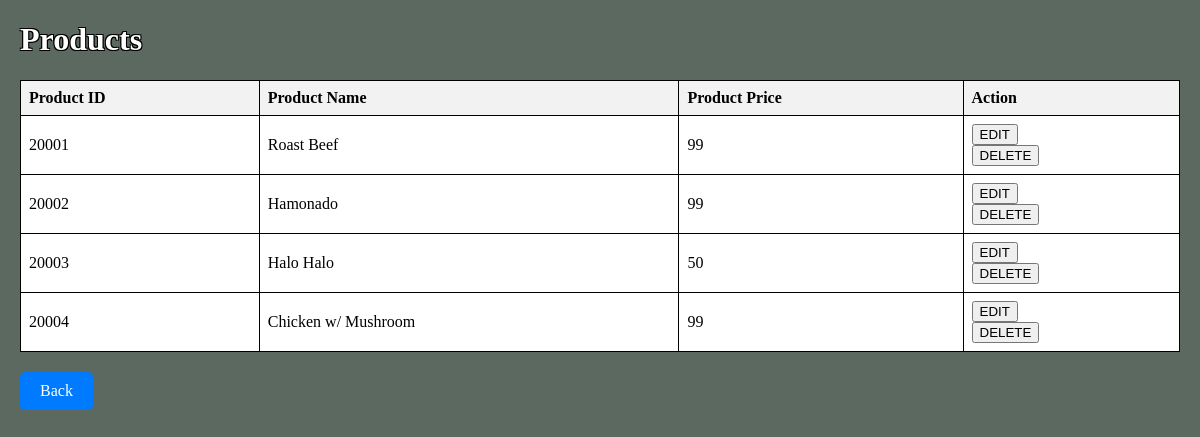
Page /adminViewProducts.php (signed in) on the committed database.
### tables this page shows
CREATE TABLE `product` (
  `PROD_ID` int(9) NOT NULL,
  `PROD_NAME` varchar(30) NOT NULL,
  `PROD_PRICE` double(9,2) NOT NULL,
  `PROD_AVAIL` int(2) NOT NULL,
  `PROD_CATEGORY` varchar(30) NOT NULL,
  `PROD_DATETIME` timestamp NOT NULL DEFAULT current_timestamp() ON UPDATE current_timestamp()
);

### adminViewProducts.php (the view, shortened to what this page needs)
<?php
require "amfcConx.php";
?>
<!DOCTYPE html>
<html lang="en">
<head>
</head>
<body>
<h1>Products</h1>
<table border="1">
    <thead>
        <tr>
            <th>Product ID</th>
            <th>Product Name</th>
            <th>Product Price</th>
            <th>Action</th>
        </tr>
    </thead>
    <tbody>
        <?php
        try {
            $sql = "SELECT * FROM product";
            $stmt = $pdo->query($sql);
            while ($row = $stmt->fetch(PDO::FETCH_ASSOC)) {
                echo "<tr>";
                echo "<td>" . $row['PROD_ID'] . "</td>";
                echo "<td>" . $row['PROD_NAME'] . "</td>";
                echo "<td>" . $row['PROD_PRICE'] . "</td>";
                echo "<td>";
                echo "<form method='POST' action='adminProdEdit.php'>";
                echo "<input type='submit' name='edit-button' value='EDIT'>";
                echo "</form>";
                echo "<form method='POST' action='adminProdDelete.php' onsubmit='return confirm(\"Are you sure you want to delete this product?\")'>";
                echo "<input type='submit' name='delete-button' value='DELETE'>";
                echo "</form>";
                echo "</td>";
                echo "</tr>";
            }
        } catch(PDOException $e) {
            echo "Error: " . $e->getMessage();
        }
        ?>
    </tbody>
</table>
<a href="adminProd.php" class="back-button">Back</a>
</body>
</html>

### adminViewProducts.php (style rules this page uses)
body { background-color: #5c6961; margin: 20px; }
table { background-color: white; border-collapse: collapse; width: 100%; }
h1 { color: white; text-shadow: -1px -1px 0 #000, 1px -1px 0 #000, -1px 1px 0 #000, 1px 1px 0 #000; }
th, td { border: 1px solid black; padding: 8px; text-align: left; }
th { background-color: #f2f2f2; }
.back-button { display: inline-block; margin-top: 20px; text-decoration: none; background-color: #007bff; color: white; padding: 10px 20px; border-radius: 5px; }

### rows in the picture
product: PROD_ID "20001", PROD_NAME "Roast Beef", PROD_PRICE "99"
product: PROD_ID "20002", PROD_NAME "Hamonado", PROD_PRICE "99"
product: PROD_ID "20003", PROD_NAME "Halo Halo", PROD_PRICE "50"
product: PROD_ID "20004", PROD_NAME "Chicken w/ Mushroom", PROD_PRICE "99"
